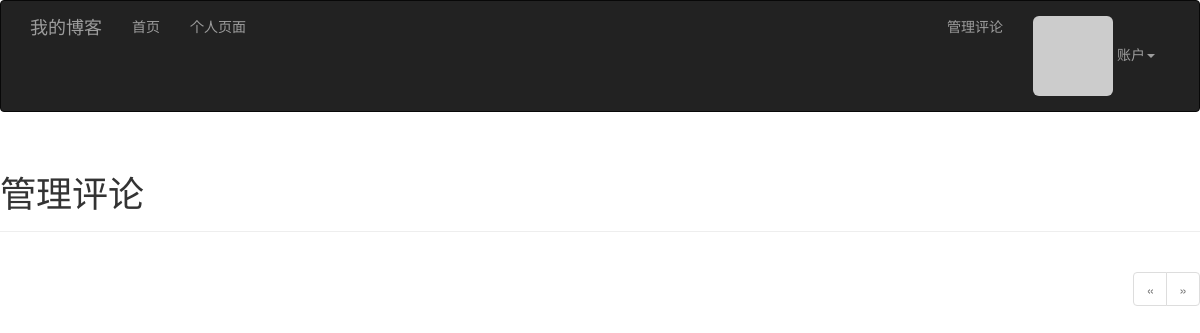
Before: /moderate (signed in) with the older database file.
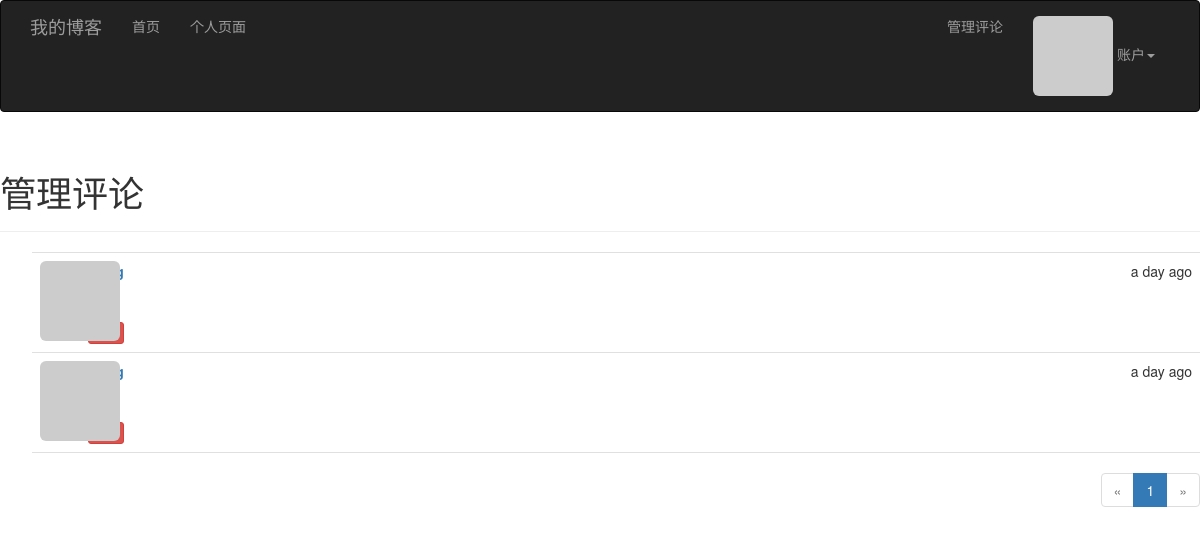
After: the same page with the newer database file.
### app/models.py (models this page shows, shortened)
class Comment(db.Model):
    __tablename__ = 'comments'
    id = db.Column(db.Integer, primary_key=True)
    body = db.Column(db.Text)
    body_html = db.Column(db.Text)
    timestamp = db.Column(db.DateTime, index=True, default=datetime.utcnow)
    disable = db.Column(db.Boolean)
    author_id = db.Column(db.Integer, db.ForeignKey('users.id'))
    post_id = db.Column(db.Integer, db.ForeignKey('posts.id'))

### app/main/views.py (the view)
@main.route('/moderate')
@login_required
@permission_required(Permission.MODERATE_COMMENTS)
def moderate():
    page = request.args.get('page', 1, type=int)
    pagination = Comment.query.order_by(Comment.timestamp.desc()).paginate(
        page, per_page=current_app.config['BLOG_COMMENTS_PER_PAGE'],
        error_out=False)
    comments = pagination.items
    return render_template('moderate.html', comments=comments,
                           pagination=pagination, page=page)

### app/auth/views.py (called while the page is built)
@auth.before_app_request
def before_request():
    if current_user.is_authenticated:
        current_user.ping()
        if not current_user.confirmed \
            and request.endpoint \
            and request.endpoint[:5] != 'auth.' \
            and request.endpoint != 'static':
            return redirect(url_for('auth.unconfirmed'))

### app/main/__init__.py (called while the page is built)
@main.app_context_processor
def inject_permission():
    return dict(Permission=Permission)

### app/main/views.py (called while the page is built)
@main.after_app_request
def after_request(response):
    for query in get_debug_queries():
        if query.duration >= current_app.config['BLOG_SLOW_DB_QUERY_TIME']:
            current_app.logger.warning(
                'Slow query:%s\nParameters: %s\nDuration: %fs\nContext:%s\n'
                %(query.statement, query.parameters, query.duration,
                  query.context))
    return response

### app/models.py (called while the page is built)
@login_manager.user_loader
def load_user(user_id):
    return User.query.get(int(user_id))

    def ping(self):
        self.last_seen = datetime.utcnow()
        db.session.add(self)

    def can(self, permissions):
        return self.role is not None and (self.role.permissions & permissions) == permissions

### app/templates/moderate.html (shortened to what this page needs)
{% extends "base.html" %}
{% import "_macros.html" as macros %}
{% block page_content %}
<div class="page-header">
    <h1>管理评论</h1>
</div>
{% set moderate = True %}
{% include '_comments.html' %}
{% if pagination %}
<div class="pagination">
    {{ macros.pagination_widget(pagination, '.moderate') }}
</div>
{% endif %}
{% endblock %}

### app/templates/_comments.html (shortened to what this page needs)
<ul class="comments">
    {% for comment in comments %}
    <li class="comment">
        <div class="comment-thumbnail">
            <a href="{{ url_for('.user', username=comment.author.username) }}">
                <img class="img-rounded profile-thumbnail" src="{{ comment.author.gravatar(size=40) }}">
            </a>
        </div>
        <div class="comment-content">
            <div class="comment-date">{{ moment(comment.timestamp).fromNow() }}</div>
            <div class="comment-author"><a href="{{ url_for('.user', username=comment.author.username) }}">
            </a> </div>
            <div class="comment-body">
            </div>
            {% if moderate %}
                <br/>
                {% if comment.disable %}
                <a class="btn btn-default btn-xs" href="{{ url_for('.moderate_enable',
                 id=comment.id, page=page) }}">显示</a>
                {% else %}
                <a class="btn btn-danger btn-xs" href="{{ url_for('.moderate_disable',
                 id = comment.id, page=page) }}">隐藏</a>
                {% endif %}
            {% endif %}
        </div>
    </li>
    {% endfor %}
</ul>

Changed rows visible on the page:
added Comment: timestamp "a day ago"
added Comment: timestamp "a day ago"
Other visible differences:
new list line: "1"
